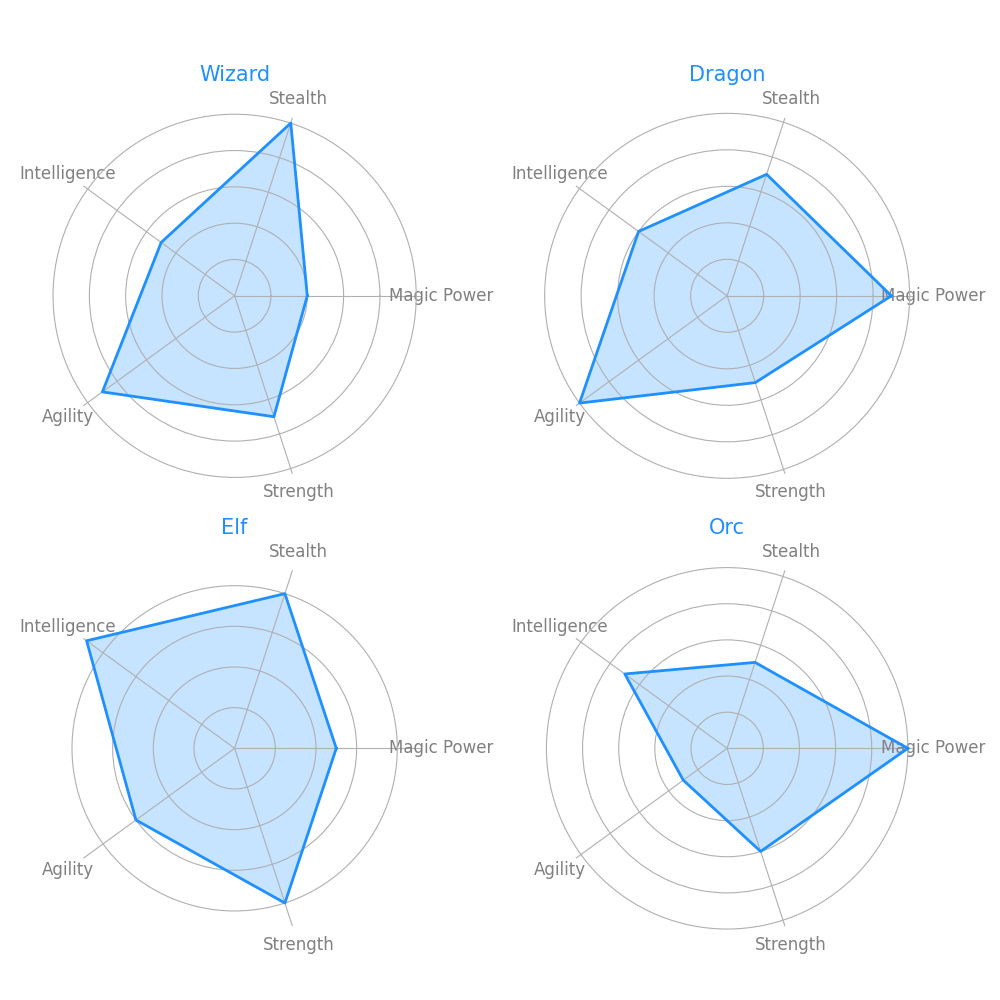

The script that drew this image:
import matplotlib.pyplot as plt
import numpy as np

creatures = ['Wizard', 'Dragon', 'Elf', 'Orc']
attributes = ['Magic Power', 'Stealth', 'Intelligence', 'Agility', 'Strength']

data = {
    'Wizard': [4, 10, 5, 9, 7],
    'Dragon': [9, 7, 6, 10, 5],
    'Elf': [5, 8, 9, 6, 8],
    'Orc': [10, 5, 7, 3, 6]
}

num_vars = len(attributes)
angles = np.linspace(0, 2 * np.pi, num_vars, endpoint=False).tolist()
angles += angles[:1]

def radar_chart(ax, values, creature_name, color):
    values += values[:1]
    ax.fill(angles, values, color=color, alpha=0.25)  # Fill area under lines
    ax.plot(angles, values, color=color, linewidth=2)

    ax.set_xticks(angles[:-1])
    ax.set_xticklabels(attributes, color='grey', fontsize=12)
    ax.set_yticklabels([])

    ax.set_title(creature_name, size=15, color=color, pad=20)

single_color = '#1E90FF'

fig, axs = plt.subplots(nrows=2, ncols=2, figsize=(10, 10), subplot_kw=dict(polar=True))
fig.subplots_adjust(hspace=0.4, wspace=0.4)

for ax, creature in zip(axs.flat, creatures):
    radar_chart(ax, data[creature], creature, single_color)
    ax.spines['polar'].set_visible(False)

plt.tight_layout(rect=[0, 0.03, 1, 0.95])

plt.show()
